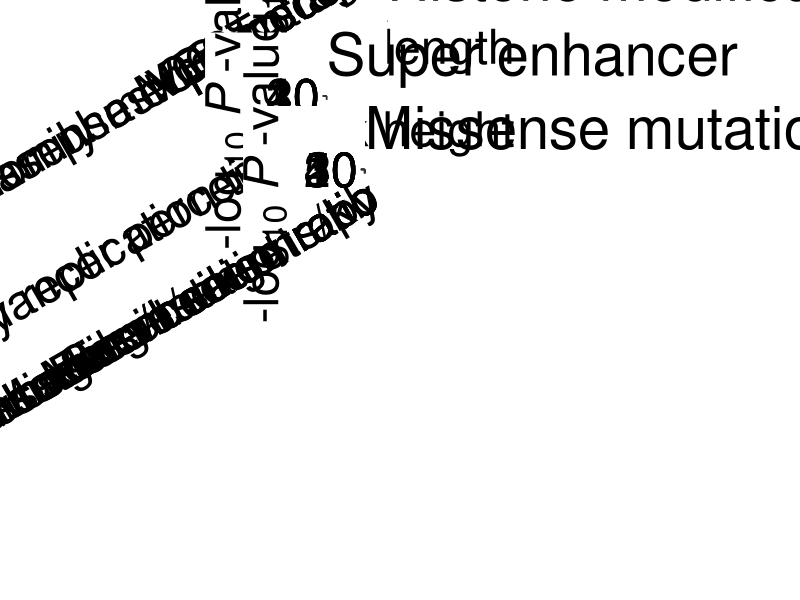
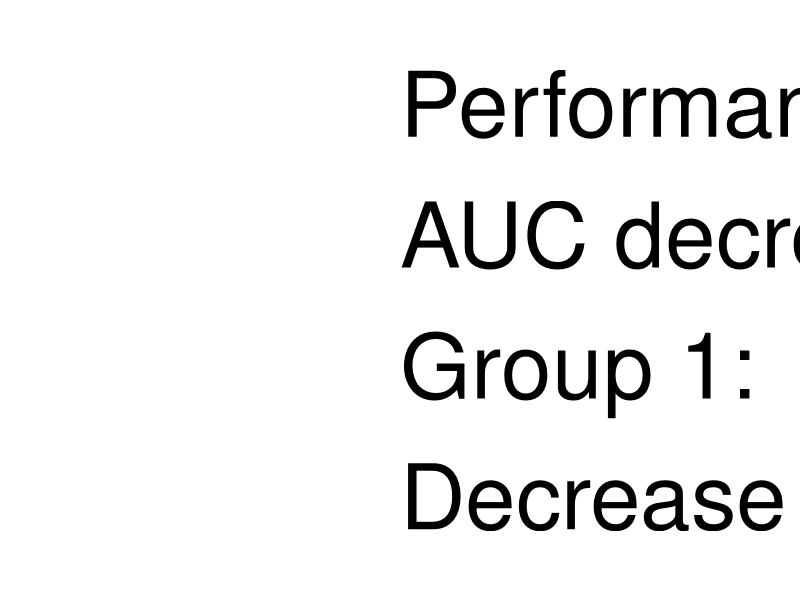
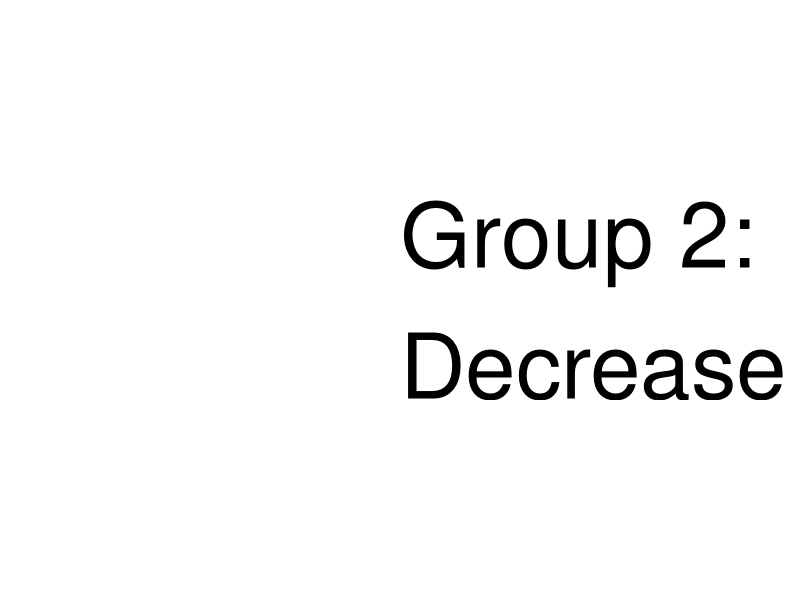
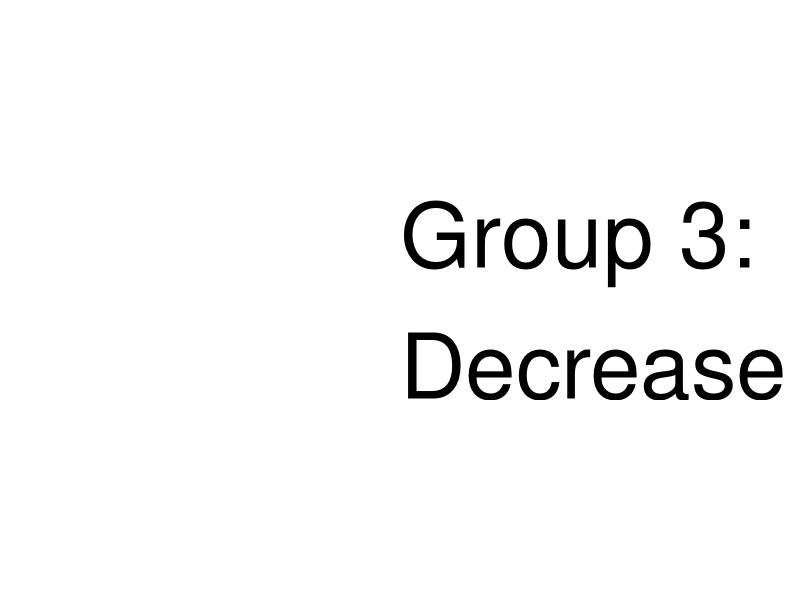
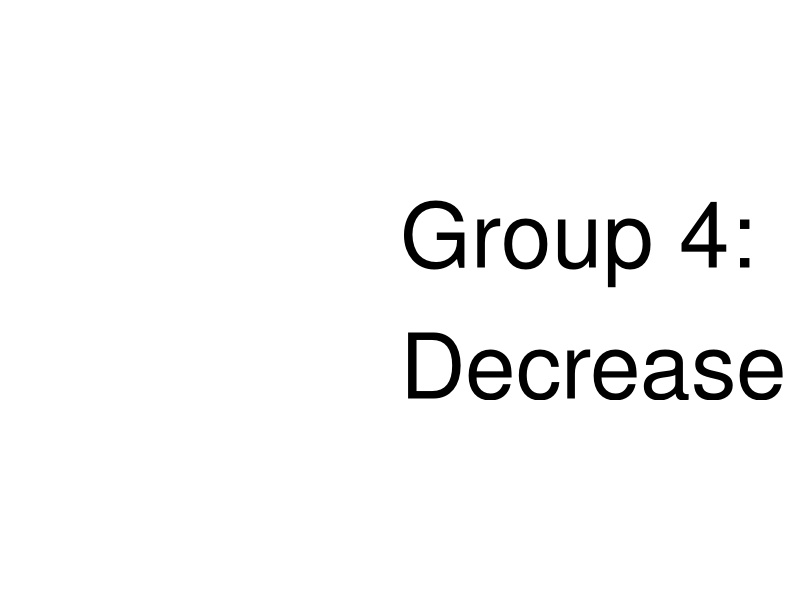
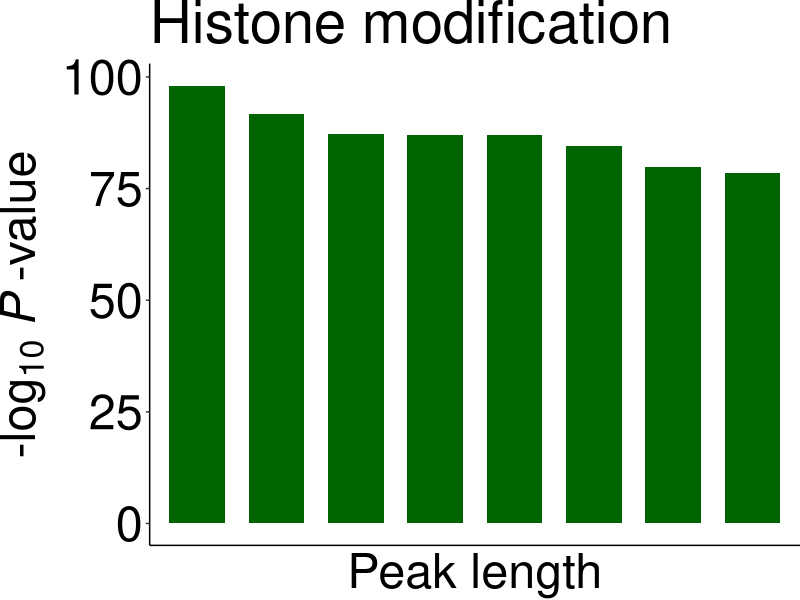
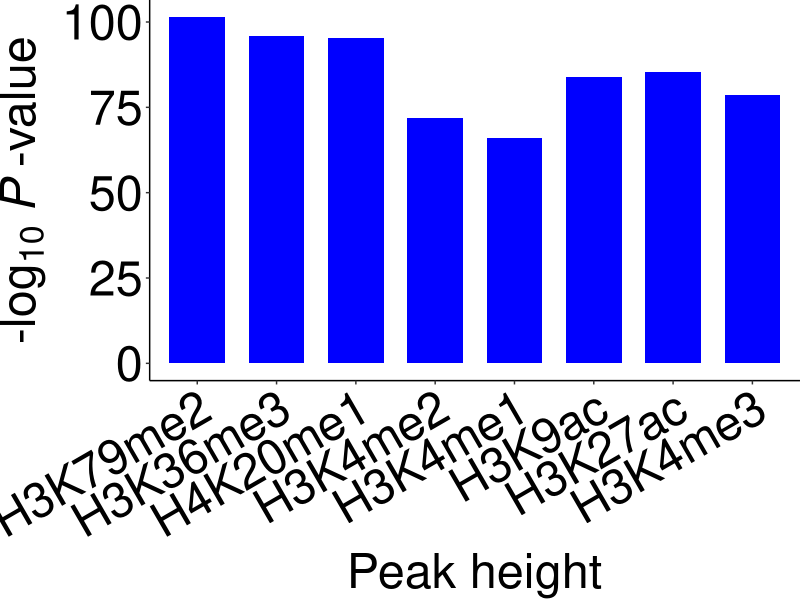

The R source for these figures, in order: (Note: this script raises an error after producing the figures.)
###############################
######### Boxplots ############
###############################

###### The barplots of top feature groups for TSG and OG predictions are presented.
###### Input: TSG_top4_feature_groups.txt
###### Input: OG_top7_feature_groups.txt
###### Output: Figure_1A_TSG_feature_groups.pdf
###### Output: Figure_1B_OG_feature_groups.pdf

options(warn=-1)

### Install missing packages

installed_pkgs <- installed.packages()

pkgs <-  c("plyr","ggpubr","cowplot")

if (length(setdiff(pkgs, installed_pkgs)) > 0) {
    install.packages(pkgs = setdiff(pkgs, installed_pkgs), repos = "http://cran.us.r-project.org")
}

suppressMessages(library(ggpubr));
suppressMessages(library(plyr));
suppressMessages(library(cowplot));

################################## Figure 1A Feature groups contributing most to the TSG prediction ###############################
#setwd("/Users/jlyu/Box\ Sync/TSGOG_Project/SA_sub/github/DORGE_paper/DORGE_codes/Figure_1");

TSG_features<-read.table("data/TSG_top4_feature_groups.txt",header=T,sep="\t");
TSG_features[,1]<-gsub("_"," ",TSG_features[,1])
TSG_features$Group <- as.factor(TSG_features$Group)
TSG_features$Group<-factor(TSG_features$Group,levels=c("Group 1", "Group 2", "Group 3", "Group 4"))
TSG_features$minuslogP<-rep(0,nrow(TSG_features))
TSG_features$minuslogP<- -log10(TSG_features$Wilcoxon_Test_P_value)
TSG_features$hm<-rep("",nrow(TSG_features))
TSG_features$hm[grep("length", TSG_features$Feature)]<-"length"
TSG_features$hm[grep("Height", TSG_features$Feature)]<-"height"
TSG_features$short_name<-TSG_features$Feature
TSG_features$short_name<-gsub(" peaks", "", TSG_features$short_name)
TSG_features$short_name<-gsub("Height of ", "", TSG_features$short_name)
TSG_features$short_name<-gsub(" peak length", "", TSG_features$short_name)
TSG_features$short_name<-factor(TSG_features$short_name,levels=(c("H3K79me2","H3K36me3","H4K20me1","H3K4me2","H3K4me1","H3K9ac","H3K27ac","H3K4me3")))
#group_values<-data.frame(group=c("Group 1","Group 2","Group 3","Group 4"),values=c(0.07106825,0.008291412,0.00680956,0.005146332))
#group_values$group<-factor(group_values$group,levels=rev(c("Group 1","Group 2","Group 3","Group 4")))

p01<-ggplot() + theme_void()+ geom_text(data = data.frame(x = 1, y = 2, label = "Performance PR\nAUC decrease\nGroup 1:\nDecrease = 0.0711"),aes(x, y, label = label),hjust = 0.0, vjust = 0.5, size = 23,color = "black",inherit.aes = FALSE)
p02<-ggplot() + theme_void()+ geom_text(data = data.frame(x = 1, y = 2, label = "Group 2:\nDecrease = 0.0083"),aes(x, y, label = label),hjust = 0.0, vjust = 0.5, size = 23,color = "black",inherit.aes = FALSE)
p03<-ggplot() + theme_void()+ geom_text(data = data.frame(x = 1, y = 2, label = "Group 3:\nDecrease = 0.0068"),aes(x, y, label = label),hjust = 0.0, vjust = 0.5, size = 23,color = "black",inherit.aes = FALSE)
p04<-ggplot() + theme_void()+ geom_text(data = data.frame(x = 1, y = 2, label = "Group 4:\nDecrease = 0.0051"),aes(x, y, label = label),hjust = 0.0, vjust = 0.5, size = 23,color = "black",inherit.aes = FALSE)
p05<-ggplot() + theme_void()+ geom_text(data = data.frame(x = 1, y = 2, label = ""),aes(x, y, label = label),hjust = 0.0, vjust = 0.5, size = 23,color = "black",inherit.aes = FALSE)

p1<-ggbarplot(TSG_features[TSG_features$hm=="length",],x="short_name",y="minuslogP",sort.val = "desc",fill = "darkgreen",color="transparent",sort.by.groups = TRUE,width = 0.7)+ theme_bw() + theme(axis.ticks.y = element_line(size = 0.5),plot.margin = margin(0.01, 0.01, 0.01, 0.01),text = element_text(size=35), panel.border = element_blank(),panel.grid.major = element_blank(),panel.grid.minor = element_blank(),axis.line = element_line(colour ="black"),axis.text.y = element_text(colour = "black", size = 35),axis.text.x = element_text(angle = 30, size = 35, hjust = 1, colour = "black"))+labs(x="Peak length",y=expression("-log"[10]~italic(P)~"-value"))+ guides(fill=guide_legend(title=""))+ rremove("legend")+ rremove("x.ticks")+ rremove("x.text")+ggtitle("Histone modification")

p2<-ggbarplot(TSG_features[TSG_features$hm=="height",],x="short_name",y="minuslogP",sort.val = "none",fill = "blue",color="transparent",sort.by.groups = F,width = 0.7)+ theme_bw() + theme(axis.ticks.x = element_line(size = 0.5),axis.ticks.y = element_line(size = 0.5),plot.margin = margin(0.01, 0.01, 0.01, 0.01),text = element_text(size=35), panel.border = element_blank(),panel.grid.major = element_blank(),panel.grid.minor = element_blank(),axis.line = element_line(colour ="black"),axis.text.y = element_text(colour = "black", size = 35),axis.text.x = element_text(angle = 30, size = 35, hjust = 1, colour = "black"))+labs(x="Peak height",y=expression("-log"[10]~italic(P)~"-value"))+ guides(fill=guide_legend(title=""))+ rremove("legend")

p3<-ggbarplot(TSG_features[TSG_features$Group=="Group 2",],x="Feature",y="minuslogP",sort.val = "desc",fill = "purple",color="transparent",sort.by.groups = TRUE,width = 0.6)+ theme_bw() + theme(axis.ticks.x = element_line(size = 0.5),axis.ticks.y = element_line(size = 0.5),plot.margin = margin(0.01, 0.01, 0.01, 0.01),text = element_text(size=35), panel.border = element_blank(),panel.grid.major = element_blank(),panel.grid.minor = element_blank(),axis.line = element_line(colour ="black"),axis.text.y = element_text(colour = "black", size = 35),axis.text.x = element_text(angle = 30, size = 35, hjust = 1, colour = "black"))+labs(x="",y=expression("-log"[10]~italic(P)~"-value"))+ guides(fill=guide_legend(title=""))+ rremove("legend")+ggtitle("Phenotype")

p4<-ggbarplot(TSG_features[TSG_features$Group=="Group 3",],x="Feature",y="minuslogP",sort.val = "desc",fill = "coral",color="transparent",sort.by.groups = TRUE,width = 0.7)+ theme_bw() + theme(axis.ticks.x = element_line(size = 0.5),axis.ticks.y = element_line(size = 0.5),plot.margin = margin(0.01, 0.01, 0.01, 0.01),text = element_text(size=35), panel.border = element_blank(),panel.grid.major = element_blank(),panel.grid.minor = element_blank(),axis.line = element_line(colour ="black"),axis.text.y = element_text(colour = "black", size = 35),axis.text.x = element_text(angle = 30, size = 35, hjust = 1, colour = "black"))+labs(x="",y=expression("-log"[10]~italic(P)~"-value"))+ guides(fill=guide_legend(title=""))+ rremove("legend")+ggtitle("Super enhancer")


p5<-ggbarplot(TSG_features[TSG_features$Group=="Group 4",],x="Feature",y="minuslogP",sort.val = "desc",fill = "darkred",color="transparent",sort.by.groups = TRUE,width = 0.7)+ theme_bw() + theme(axis.ticks.x = element_line(size = 0.5),axis.ticks.y = element_line(size = 0.5),plot.margin = margin(0.01, 0.01, 0.01, 0.01),text = element_text(size=35), panel.border = element_blank(),panel.grid.major = element_blank(),panel.grid.minor = element_blank(),axis.line = element_line(colour ="black"),axis.text.y = element_text(colour = "black", size = 35),axis.text.x = element_text(angle = 30, size = 35, hjust = 1, colour = "black"))+labs(x="",y=expression("-log"[10]~italic(P)~"-value"))+ guides(fill=guide_legend(title=""))+ rremove("legend")+ggtitle("Missense mutations")

combined<-plot_grid(
	NULL,
	plot_grid(
		plot_grid(
			plot_grid(p1, p2, labels = "", align = 'v', rel_heights=c(1,1.0),nrow=2)
			,NULL,ncol=2, align = 'h'
		), 
		p01,
		plot_grid(p3, NULL,ncol=2, align = 'v',rel_widths=c(1,1.3)),
		p02,
		plot_grid(p4, NULL,ncol=2, align = 'v',rel_widths=c(1,5.2)),
		p03,
		plot_grid(p5, NULL,ncol=2, align = 'v',rel_widths=c(1,1.3)),
		p04,
		p05, 
		axis="l", labels = "", align = 'v', rel_heights=c(0.0065,0.005,0.007,0.005,0.006,0.005,0.006,0.005,0.015),nrow=9
	),
	NULL, labels = "", rel_widths = c(3.5,4,4),ncol=3
)

save_plot("Raw_figures/Figure_1A_TSG_feature_groups.pdf", combined, family="ArialMT", ncol = 2, nrow = 4, base_height = 20,limitsize = FALSE)

################################## Figure 1B Feature groups contributing most to the OG prediction ###############################


OG_features<-read.table("data/OG_top7_feature_groups.txt",header=T,sep="\t");
OG_features[,1]<-gsub("_"," ",OG_features[,1])
OG_features$Group <- as.factor(OG_features$Group)
OG_features$Group<-factor(OG_features$Group,levels=c("Group 1", "Group 2", "Group 3", "Group 4", "Group 5", "Group 6", "Group 7"))
OG_features$minuslogP<-rep(0,nrow(OG_features))
OG_features$minuslogP<- -log10(OG_features$Wilcoxon_Test_P_value)
OG_features$hm<-rep("",nrow(OG_features))
OG_features$hm[grep("length", OG_features$Feature)]<-"length"
OG_features$hm[OG_features$Feature=="log gene length"]<-""
OG_features$hm[OG_features$Feature=="log CDS length"]<-""
OG_features$hm[grep("Height", OG_features$Feature)]<-"height"
OG_features$short_name<-OG_features$Feature
OG_features$short_name<-gsub(" peaks", "", OG_features$short_name)
OG_features$short_name<-gsub("Height of ", "", OG_features$short_name)
OG_features$short_name<-gsub(" peak length", "", OG_features$short_name)
OG_features$short_name<-factor(OG_features$short_name,levels=(c("H3K79me2","H3K36me3","H4K20me1","H3K27ac","H3K4me1","H3K9ac","H3K4me2","H3K4me3")))

p01<-ggplot() + theme_void()+ geom_text(data = data.frame(x = 1, y = 1, label = "Performance PR AUC decrease\nGroup 1:\nDecrease = 0.0360"),aes(x, y, label = label),hjust = 0.0, vjust = 0.5, size = 23,color = "black",inherit.aes = FALSE)
p02<-ggplot() + theme_void()+ geom_text(data = data.frame(x = 1, y = 1, label = "Group 2:\nDecrease = 0.0267"),aes(x, y, label = label),hjust = 0.0, vjust = 0.0, size = 23,color = "black",inherit.aes = FALSE)
p03<-ggplot() + theme_void()+ geom_text(data = data.frame(x = 1, y = 1, label = "Group 3:\nDecrease = 0.0182"),aes(x, y, label = label),hjust = 0.0, vjust = 0.0, size = 23,color = "black",inherit.aes = FALSE)
p04<-ggplot() + theme_void()+ geom_text(data = data.frame(x = 1, y = 1, label = "Group 4:\nDecrease = 0.0117"),aes(x, y, label = label),hjust = 0.0, vjust = 0.0, size = 23,color = "black",inherit.aes = FALSE)
p05<-ggplot() + theme_void()+ geom_text(data = data.frame(x = 1, y = 1, label = "Group 5:\nDecrease = 0.0065"),aes(x, y, label = label),hjust = 0.0, vjust = 0.0, size = 23,color = "black",inherit.aes = FALSE)
p06<-ggplot() + theme_void()+ geom_text(data = data.frame(x = 1, y = 1, label = "Group 6:\nDecrease = 0.0058"),aes(x, y, label = label),hjust = 0.0, vjust = 0.0, size = 23,color = "black",inherit.aes = FALSE)
p07<-ggplot() + theme_void()+ geom_text(data = data.frame(x = 1, y = 1, label = "Group 7:\nDecrease = 0.0058"),aes(x, y, label = label),hjust = 0.0, vjust = 0.0, size = 23,color = "black",inherit.aes = FALSE)


p1<-ggbarplot(OG_features[OG_features$Group=="Group 1",],x="Feature",y="minuslogP",sort.val = "desc",fill = "darkred",color="white",sort.by.groups = TRUE,width = 0.9)+ theme_bw() + theme(axis.ticks.x = element_line(size = 0.5),axis.ticks.y = element_line(size = 0.5),plot.margin = margin(0.01, 0.01, 0.01, 0.01),text = element_text(size=35),panel.border = element_blank(),panel.grid.major = element_blank(),panel.grid.minor = element_blank(),axis.ticks.length=unit(0.5, "cm"),axis.line = element_line(colour ="black"),axis.text.y = element_text(colour = "black", size = 35),axis.text.x = element_text(angle = 30, size = 35, hjust = 1, colour = "black"))+labs(x="",y=expression("-log"[10]~italic(P)~"-value"))+ guides(fill=guide_legend(title=""))+ rremove("legend")+ggtitle("Missense mutations")

p2<-ggbarplot(OG_features[OG_features$Group=="Group 2",],x="Feature",y="minuslogP",sort.val = "desc",fill = "coral",color="transparent",sort.by.groups = TRUE,width = 0.8)+ theme_bw() + theme(axis.ticks.x = element_line(size = 0.5),axis.ticks.y = element_line(size = 0.5),plot.margin = margin(0.01, 0.01, 0.01, 0.01),text = element_text(size=35),panel.border = element_blank(),panel.grid.major = element_blank(),panel.grid.minor = element_blank(),axis.ticks.length=unit(0.5, "cm"),axis.line = element_line(colour ="black"),axis.text.y = element_text(colour = "black", size = 35),axis.text.x = element_text(angle = 30, size = 35, hjust = 1, colour = "black"))+labs(x="",y=expression("-log"[10]~italic(P)~"-value"))+ guides(fill=guide_legend(title=""))+ rremove("legend")+ggtitle("Super enhancer")

p3<-ggbarplot(OG_features[OG_features$Group=="Group 3",],x="Feature",y="minuslogP",sort.val = "desc",fill = "cyan4",color="transparent",sort.by.groups = TRUE,width = 0.8)+ theme_bw() + theme(axis.ticks.x = element_line(size = 0.5),axis.ticks.y = element_line(size = 0.5),plot.margin = margin(0.01, 0.01, 0.01, 0.01),text = element_text(size=35),panel.border = element_blank(),panel.grid.major = element_blank(),panel.grid.minor = element_blank(),axis.ticks.length=unit(0.5, "cm"),axis.line = element_line(colour ="black"),axis.text.y = element_text(colour = "black", size = 35),axis.text.x = element_text(angle = 30, size = 35, hjust = 1, colour = "black"))+labs(x="",y=expression("-log"[10]~italic(P)~"-value"))+ guides(fill=guide_legend(title=""))+ rremove("legend")+ggtitle("Genomics")

p4<-ggbarplot(OG_features[OG_features$Group=="Group 4",],x="Feature",y="minuslogP",sort.val = "desc",fill = "orange",color="transparent",sort.by.groups = TRUE,width = 0.5)+ theme_bw() + theme(axis.ticks.x = element_line(size = 0.5),axis.ticks.y = element_line(size = 0.5),plot.margin = margin(0.01, 0.01, 0.01, 0.01),text = element_text(size=35),panel.border = element_blank(),panel.grid.major = element_blank(),panel.grid.minor = element_blank(),axis.ticks.length=unit(0.5, "cm"),axis.line = element_line(colour ="black"),axis.text.y = element_text(colour = "black", size = 35),axis.text.x = element_text(angle = 30, size = 35, hjust = 1, colour = "black"))+labs(x="",y=expression("-log"[10]~italic(P)~"-value"))+ guides(fill=guide_legend(title=""))+ rremove("legend")+ggtitle("DNA methylation")

p5<-ggbarplot(OG_features[OG_features$Group=="Group 5",],x="Feature",y="minuslogP",sort.val = "desc",fill = "darkred",color="transparent",sort.by.groups = TRUE,width = 0.6)+ theme_bw() + theme(axis.ticks.x = element_line(size = 0.5),axis.ticks.y = element_line(size = 0.5),plot.margin = margin(0.01, 0.01, 0.01, 0.01),text = element_text(size=35),panel.border = element_blank(),panel.grid.major = element_blank(),panel.grid.minor = element_blank(),axis.ticks.length=unit(0.5, "cm"),axis.line = element_line(colour ="black"),axis.text.y = element_text(colour = "black", size = 35),axis.text.x = element_text(angle = 30, size = 35, hjust = 1, colour = "black"))+labs(x="",y=expression("-log"[10]~italic(P)~"-value"))+ guides(fill=guide_legend(title=""))+ rremove("legend")+ggtitle("Missense mutation")

p6<-ggbarplot(OG_features[OG_features$hm=="length",],x="short_name",y="minuslogP",sort.val = "desc",fill = "darkgreen",color="transparent",sort.by.groups = TRUE,width = 0.8)+ theme_bw() + theme(axis.ticks.y = element_line(size = 0.5),plot.margin = margin(0.01, 0.01, 0.01, 0.01),text = element_text(size=35), panel.border = element_blank(),panel.grid.major = element_blank(),axis.ticks.length=unit(0.5, "cm"),panel.grid.minor = element_blank(),axis.line = element_line(colour ="black"),axis.text.y = element_text(colour = "black", size = 35),axis.text.x = element_text(angle = 30, size = 35, hjust = 1, colour = "black"))+labs(x="Peak length",y=expression("-log"[10]~italic(P)~"-value"))+ guides(fill=guide_legend(title=""))+ rremove("legend")+ rremove("x.ticks")+ rremove("x.text")+ggtitle("Histone modification")

p7<-ggbarplot(OG_features[OG_features$hm=="height",],x="short_name",y="minuslogP",sort.val = "none",fill = "blue",color="transparent",sort.by.groups = F,width = 0.8)+ theme_bw() + theme(axis.ticks.x = element_line(size = 0.5),axis.ticks.y = element_line(size = 0.5),plot.margin = margin(0.01, 0.01, 0.01, 0.01),text = element_text(size=35),panel.border = element_blank(), panel.grid.major = element_blank(),panel.grid.minor = element_blank(),axis.ticks.length=unit(0.5, "cm"),axis.line = element_line(colour ="black"),axis.text.y = element_text(colour = "black", size = 35),axis.text.x = element_text(angle = 30, size = 35, hjust = 1, colour = "black"))+labs(x="Peak height",y=expression("-log"[10]~italic(P)~"-value"))+ guides(fill=guide_legend(title=""))+ rremove("legend")

p8<-ggbarplot(OG_features[OG_features$Group=="Group 7",],x="Feature",y="minuslogP",sort.val = "desc",fill = "purple",color="transparent",sort.by.groups = TRUE,width = 0.65)+ theme_bw() + theme(axis.ticks.x = element_line(size = 0.5),axis.ticks.y = element_line(size = 0.5),plot.margin = margin(0.01, 0.01, 0.01, 0.01),text = element_text(size=35),panel.border = element_blank(),panel.grid.major = element_blank(),panel.grid.minor = element_blank(),axis.ticks.length=unit(0.5, "cm"),axis.line = element_line(colour ="black"),axis.text.y = element_text(colour = "black", size = 35),axis.text.x = element_text(angle = 30, size = 35, hjust = 1, colour = "black"))+labs(x="",y=expression("-log"[10]~italic(P)~"-value"))+ guides(fill=guide_legend(title=""))+ rremove("legend")+ggtitle("Phenotype")

combined<-plot_grid(
	NULL,
	plot_grid(
		plot_grid(p1, NULL,ncol=2, align = 'v',rel_widths=c(1,1.8)),
		p01,
		plot_grid(p2, NULL,ncol=2, align = 'v',rel_widths=c(1,5.5)),
		p02,
		plot_grid(p3, NULL,ncol=2, align = 'v',rel_widths=c(1,1.0)),
		p03,
		plot_grid(p4, NULL,ncol=2, align = 'v',rel_widths=c(1,4.5)),
		p04,
		plot_grid(p5, NULL,ncol=2, align = 'v',rel_widths=c(1,7.0)),
		p05,
		plot_grid(
			plot_grid(p6, p7, labels = "", align = 'hv', rel_heights=c(1,1),nrow=2)
			,NULL,ncol=2, align = 'h',rel_widths=c(1,1.5)
		), 
		p06,
		plot_grid(p8, NULL,ncol=2, align = 'hv',rel_widths=c(1,2.0)),
		p07,axis="l", labels = "", align = 'v', rel_heights=c(0.0036,0.005,  0.0035,0.005, 0.005,0.005, 0.0045,0.004, 0.0028,0.005, 0.0047, 0.005, 0.0045,0.009),nrow=14
	),
	NULL, labels = "", rel_widths = c(4,4,4),ncol=3
)


save_plot("Raw_figures/Figure_1B_OG_feature_groups.pdf", combined, family="ArialMT", ncol = 3, nrow = 7, base_height = 25,limitsize = FALSE)